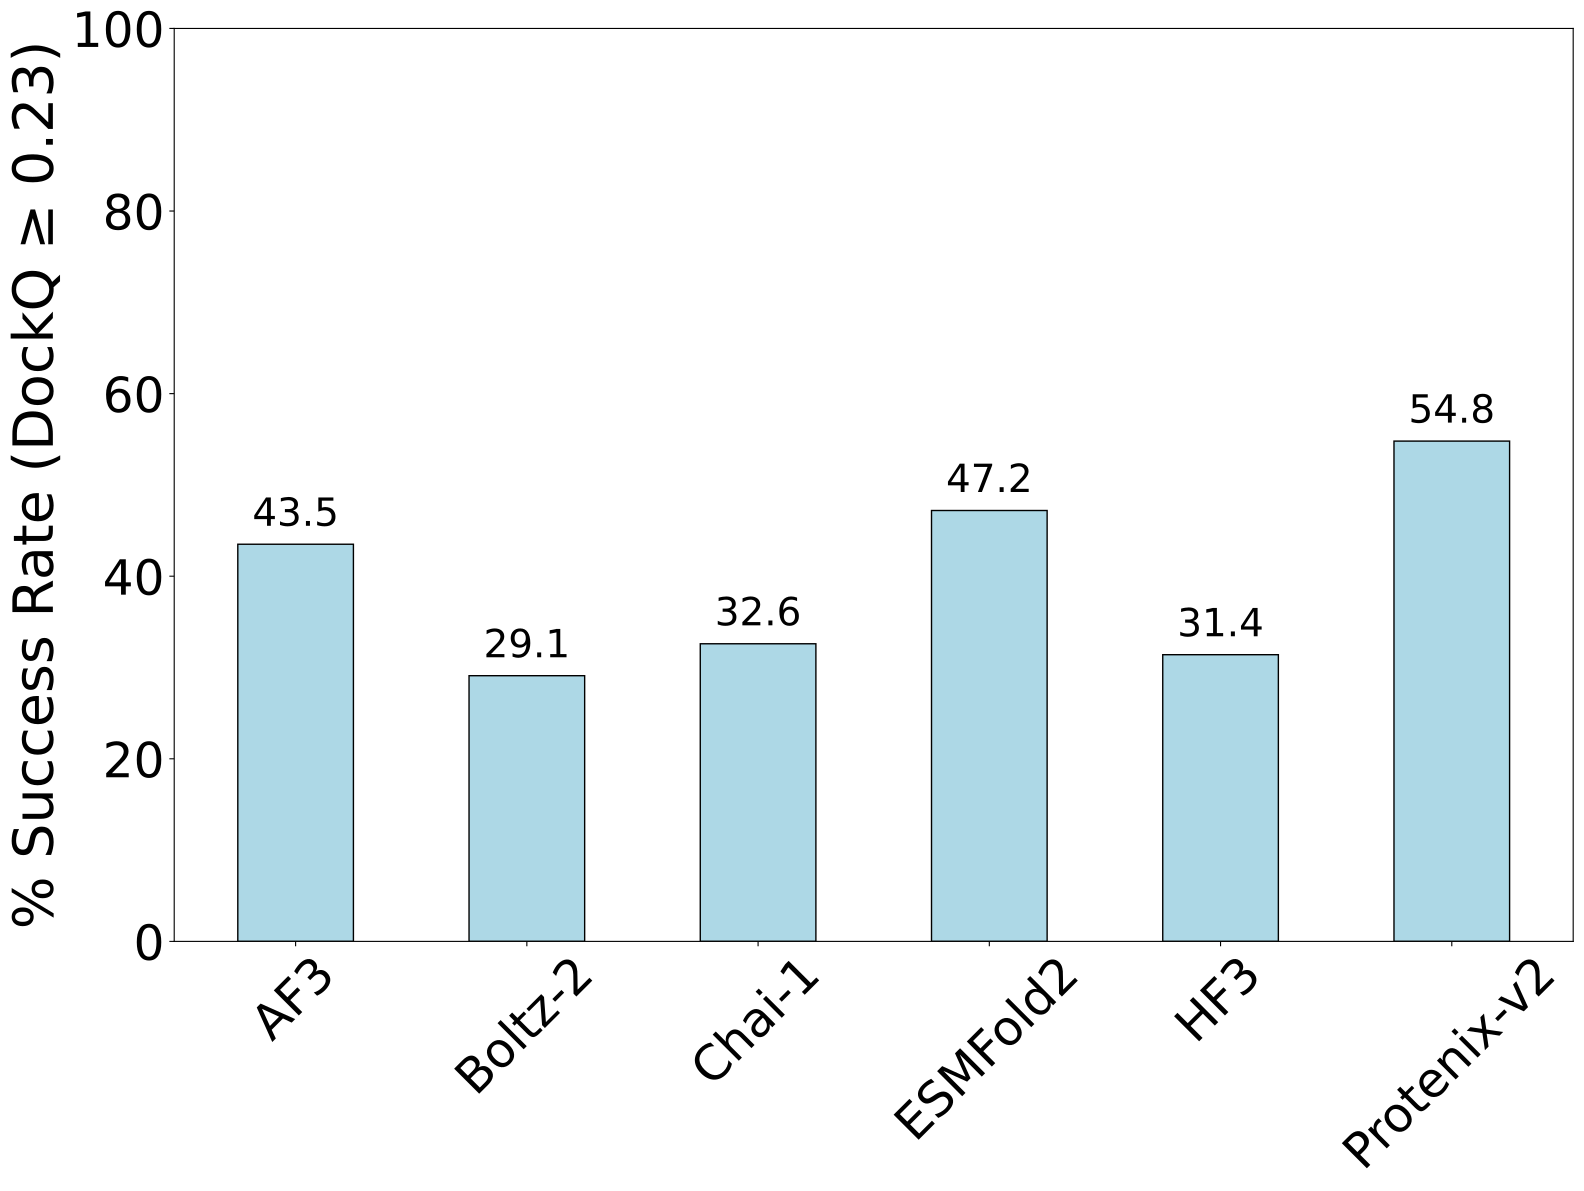

Here is the Python script that generated this plot:
#!/usr/bin/env python3
"""
Plot DockQ success rates (DockQ ≥ 0.23) for multiple prediction tools
using 1 seed and 5 ranks.

Output
------
DockQ_SR_all_dataset_1seed_5ranks.pdf
"""

import matplotlib.pyplot as plt
import numpy as np
import re
import os

folders = [
    "../../04_evaluation/AF3/all_dataset",
    "../../04_evaluation/boltz-2/all_dataset",
    "../../04_evaluation/chai-1/all_dataset",
    "../../04_evaluation/ESMFold2/all_dataset",
    "../../04_evaluation/HF3/all_dataset",
    "../../04_evaluation/protenix-v2/all_dataset",
]

tools = [
    "AF3",
    "Boltz-2",
    "Chai-1",
    "ESMFold2",
    "HF3",
    "Protenix-v2",
]

category = "Acceptable"
color = "lightblue"

data = []

for folder in folders:

    file = os.path.join(
        folder,
        "DockQ_percentages_1seed_5ranks.txt"
    )

    value = 0

    with open(file) as f:
        for line in f:
            match = re.search(
                r"Acceptable.*?\(([\d\.]+)%\)",
                line
            )
            if match:
                value = float(match.group(1))

    data.append(value)

data = np.array(data)

x = np.arange(len(tools))

plt.figure(figsize=(16, 12))

bars = plt.bar(
    x,
    data,
    width=0.5,
    color=color,
    edgecolor="black",
    linewidth=1,
)

# Add percentage labels on top of each bar
for bar, value in zip(bars, data):

    plt.text(
        bar.get_x() + bar.get_width() / 2,
        bar.get_height() + 1,
        f"{value:.1f}",
        ha="center",
        va="bottom",
        fontsize=28,
        # fontweight="bold"
    )

plt.xticks(x, tools)

plt.ylabel(
    "% Success Rate (DockQ ≥ 0.23)",
    fontsize=40,
)

plt.tick_params(
    axis="x",
    which="major",
    labelsize=35,
    labelrotation=45,
)

plt.tick_params(
    axis="y",
    which="major",
    labelsize=35,
)

plt.ylim(0, 100)

plt.tight_layout()

plt.savefig(
    "DockQ_SR_all_dataset_1seed_5ranks.pdf",
    dpi=300,
    bbox_inches="tight",
)

plt.show()
